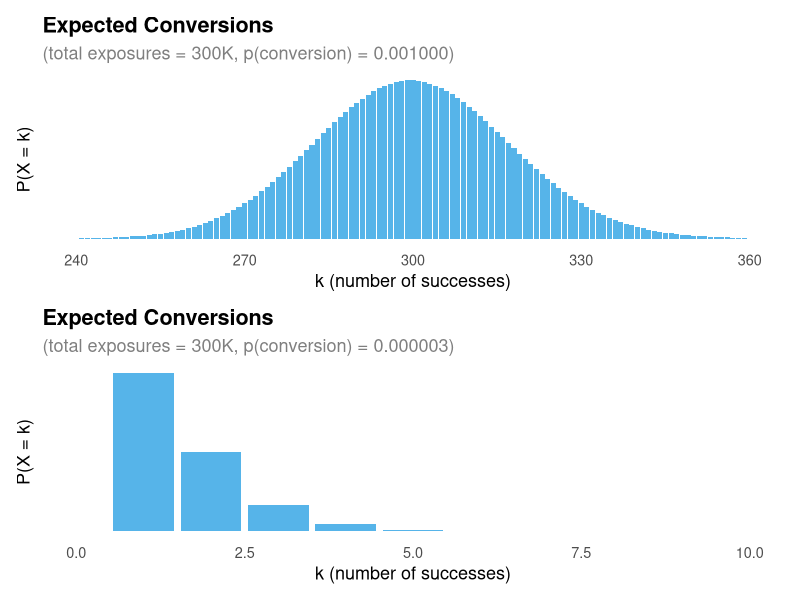
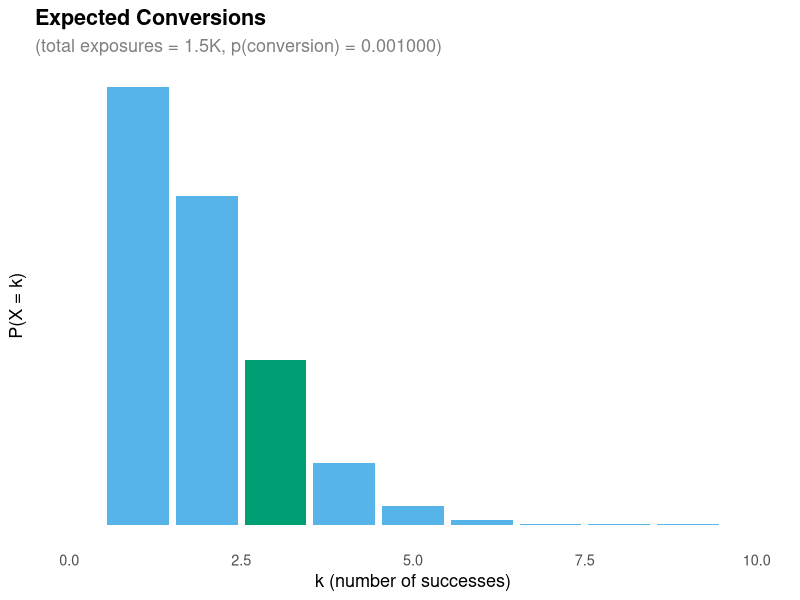

R code for these plots, in order:
## ---- chunk 1
#| label: fig-binomial-1
#| fig-cap: "Expected conversions over 30 days of exposures (10,000 per day: $1,000 worth at $0.10 each) "
#| fig-width: 6
#| fig-height: 4
#| warning: false

library(ggplot2)
library(patchwork)

plot_binomial <- function(n, p, min, max) {
  k <- 0:n
  prob <- dbinom(k, size = n, prob = p)
  
  df <- data.frame(k = k, prob = prob)
  
  ggplot(df, aes(x = k, y = prob)) +
    geom_histogram(stat = "identity", fill = "#56B4E9") +
    labs(
      title = "Expected Conversions",
      subtitle = sprintf("(total exposures = %.0fK, p(conversion) = %.6f)", n/1000, p),
      x = "k (number of successes)",
      y = "P(X = k)"
    ) +
    theme_minimal(base_size = 13) +
    theme(
      panel.grid.major = element_blank(),
      panel.grid.minor   = element_blank(),
      plot.title         = element_text(face = "bold"),
      plot.subtitle      = element_text(color = "grey50"),
      axis.text.y = element_blank(),
      axis.ticks.y = element_blank()
    ) + 
    xlim(c(min,max))
}

# example call
x <- plot_binomial(n = 300000, p = 1/1000,240,360)
y <- plot_binomial(n = 300000, p = 1/300000,0,10)
x/y
## ---- chunk 2
#| label: fig-binomial-2
#| fig-cap: "Expected conversions for $150 of spend with a true CPA of $100 "
#| fig-width: 6
#| fig-height: 4
#| warning: false

library(ggplot2)
library(patchwork)

plot_binomial <- function(n, p, min, max, hl = 3) {
  k <- 0:n
  prob <- dbinom(k, size = n, prob = p)
  
  df <- data.frame(k = k, prob = prob)
  df$highlight <- ifelse(k == hl, "yes", "no")
  
  ggplot(df, aes(x = k, y = prob, fill = highlight)) +
    geom_histogram(stat = "identity") +
      scale_fill_manual(values = c("yes" = "#009E73", "no" = "#56B4E9"), guide = "none") +
    labs(
      title = "Expected Conversions",
      subtitle = sprintf("(total exposures = %.1fK, p(conversion) = %.6f)", n/1000, p),
      x = "k (number of successes)",
      y = "P(X = k)"
    ) +
    theme_minimal(base_size = 13) +
    theme(
      panel.grid.major = element_blank(),
      panel.grid.minor   = element_blank(),
      plot.title         = element_text(face = "bold"),
      plot.subtitle      = element_text(color = "grey50"),
      axis.text.y = element_blank(),
      axis.ticks.y = element_blank()
    ) + 
    xlim(c(min,max))
}

# example call
x <- plot_binomial(n = 150/0.1, # 0.10 per conversion
                   p = 1/(100/0.1), # expect conversion every 100/0.1 exposures
                  0,10)
x
